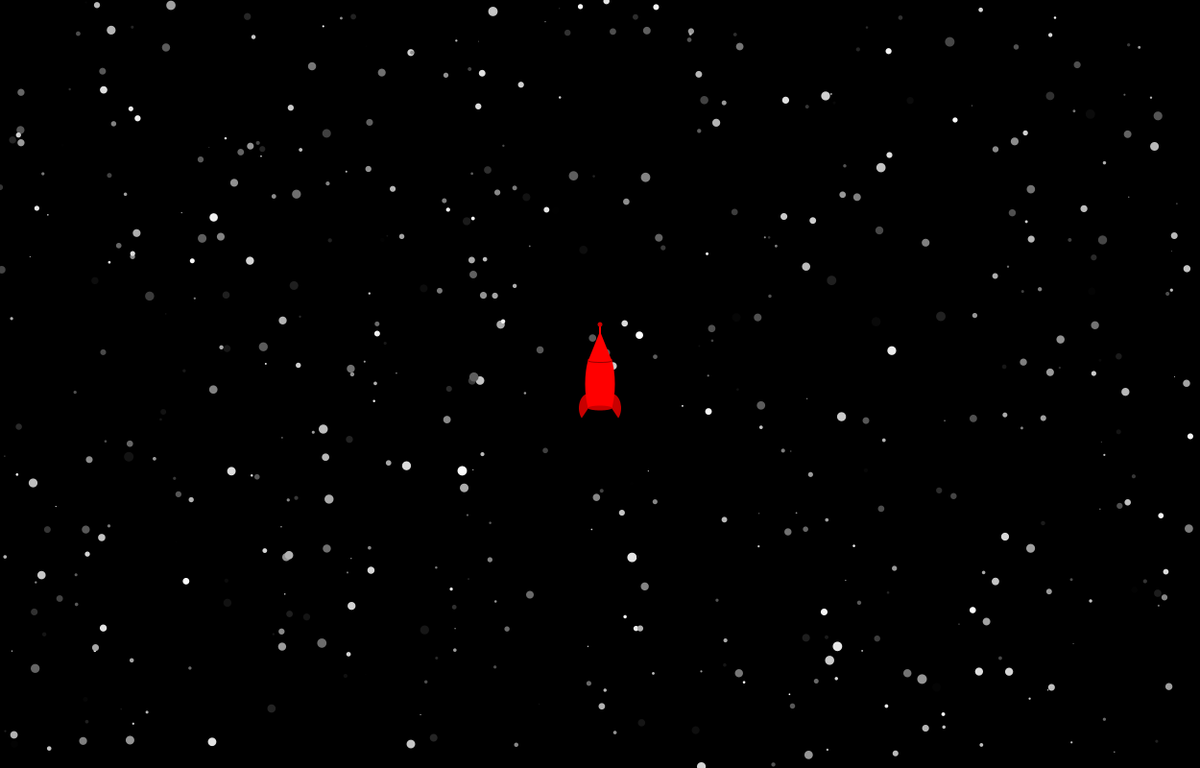
Frame 1 (no input)
Frame 60 (the mouse pressed at the canvas centre just before this capture): identical to frame 1, image omitted
Frame 120 (the mouse held since frame 60 and released just before this capture): identical to frame 1, image omitted

The Processing sketch that drew this single still picture (run headless with seeded random() and noise(); from frame 60 on, the mouse is pressed at the canvas centre):

// Processing sketch: lab6d
// ── lab6d.pde
//Henry Wrede Black
/*
Controllable spaceship w, a, s, d... spacebar zeroes out velocities
 when the ship goes off the twice, an asteroid comes down the left side of the screen
 */
//Position variables
float x;
float y;
int yA;
float hV; //horizontal velocity
float vV; //vertical velocity
//State variables
int count;
void setup() {
  size(1250, 800);
  x = width/2;
  y = height/2;
  hV = 0;
  vV = 0;
  yA = -100;
}
void draw() {
  background(0);
  randomSeed(count);
  // DRAWING
  stars(); //draws stars on the background
  spaceship(x, y); //draws the spaceship at position (x,y)
  //Animation Values
  x += hV; //x changes positon by the horizontal velocity
  y += vV; //y changes position by the vertical velocity
  //sets the min and max values for horizontal and vertical velocity
  hV = min(5, hV);
  hV = max(-5, hV);
  vV = min(5, vV);
  vV = max(-10, vV);
  // CONDITIONALS
  //Keeps the car on the screen, sends it to the other side
  if (x >= width + 10) {
    x = -10;
  } else if (x <= -10) {
    x = width + 10;
  }
  if (y >= height + 50) {
    y = -50;
  } else if (y <= -50) {
    y = height + 50;
    count += 1; //adds 1 to count every time ship goes off top of the screen
    print(count); //dispays current count value whenever it goes up
  }
  //when count is greater than 2, draw an asteroid that comes down the screen
  if (count >= 2) {
    fill(100);
    ellipse(100, yA, 150, 150);
    fill(75);
    ellipse(120, yA-30, 50, 50);
    yA += 1;
  }
  //when the asteroid is fully off-screen, reset it's position and reset the count value
  if (yA >= height+50) {
    count = 0;
    yA = -50;
    print(count);
  }
}
// -- INTERACTION --
void keyPressed() {
  if (key == 'd' || key == 'D') { //if D is pressed, accelerate to the right
    hV = hV + 0.1;
  }
  if (key == 'a' || key == 'A') { //if A is pressed, accellerate to the left
    hV = hV - 0.1;
  }
  if (key == 's' || key == 'S') { //if S is pressed, accelerate down
    vV = vV + 0.1;
  }
  if (key == 'w' || key == 'W') { //if W is pressed, accelerate up
    vV = vV - 0.2;
  }

  if (key == ' ') { // if space bar is pressed, horizontal and vertical velocity becomes 0
    hV = 0;
    vV = 0;
  }
}
// -- DRAWING VARIABLES --
//draws a spaceship with position (x,y)
void spaceship(float xS, float yS) {
  rectMode(CENTER);
  ellipseMode(CENTER);
  //ship "wings"
  fill(200, 0, 0);
  arc(xS-(25/2), yS+25, 20, 30, HALF_PI+QUARTER_PI, PI+HALF_PI);
  arc(xS+(25/2), yS+25, 20, 30, PI+HALF_PI, TWO_PI+QUARTER_PI);
  //middle of ship
  noStroke();
  fill(255, 0, 0); //red
  rect(xS, yS, 25, 50); //center body
  arc(xS-3, yS, 25, 75, radians(135), radians(225), CHORD); //left side-curve
  arc(xS+3, yS, 25, 75, radians(315), radians(405), CHORD); //right side-curve
  //top of ship
  stroke(150, 0, 0); //darker red
  ellipse(xS, yS-25, 25, 5); //ring around nose-cone
  noStroke();
  triangle(xS-(25/2), yS-25, xS+(25/2), yS-25, xS, yS-55); //nose-cone
  rect(xS, yS-55, 2, 15); //nose-cone rod
  fill(200, 0, 0);
  ellipse(xS, yS-(55+(15/2)), 5, 5); //nose-cone ball
  //bottom of ship
  ellipse(xS, yS+25, 25, 5); //ring around the bottom of the ship

  if (key == 'w' || key == 'W') { //when the W key is pressed, the ship shoots some fire from the bottom, dissapears when other keys are pressed.
    //exhaust plume
    fill(0, 200, 255, 100); //slightly opaque blue
    triangle(xS-11, yS+25, xS+11, yS+25, xS, yS+100); //big plume
    bezier(xS-11, yS+25, xS-30, yS+60, xS, yS+55, xS, yS+100);
    bezier(xS+11, yS+25, xS+30, yS+60, xS, yS+55, xS, yS+100);
    fill(200, 200, 0); //yellow
    triangle(xS-6, yS+25, xS+6, yS+25, xS, yS+100); //smaller plume
    bezier(xS-5, yS+25, xS-16, yS+50, xS, yS+50, xS, yS+100);
    bezier(xS+5, yS+25, xS+16, yS+50, xS, yS+50, xS, yS+100);
  }
}
//draws a starry space background, makes use of the loop function
void stars() {
  float x = random(0, width); //these values need to designated as floats because they use the random() function
  float y = random(0, height); //but because I want to use a counting loop, the variables declare as integers
  float c = random(0, 255);
  float d = random(1, 10);
  for (int count = 0; count < 500; count+=1, x = random(0, width), y = random(0, height), c = random(0, 255), d = random(1, 10)) {
    ellipseMode(CENTER);
    noStroke();
    fill(c);
    ellipse(x, y, d, d);
  }
}
